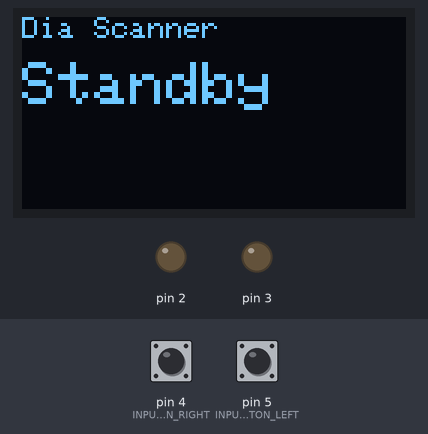
Recording of a sketch running on a simulated Arduino Nano, built with avr-gcc and run on an emulated ATmega328P. On the bench: 128×64 one-colour display, output pins drawn as LEDs (lit = HIGH). The test bench sets the inputs (shaded band); at power-on: pin 5 (INPUT_BUTTON_LEFT) LOW, pin 4 (INPUT_BUTTON_RIGHT) LOW. What the sketch prints to the serial monitor is not drawn.

Above: at 1.3 s.
1.4 s: pin 5 (INPUT_BUTTON_LEFT) pulled HIGH for 0.15 s
At 2.7 s:
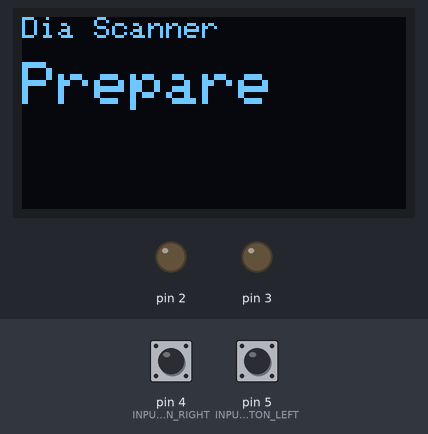
At 13.1 s:
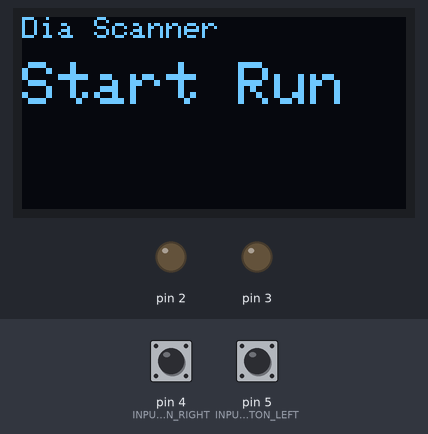
Timing chart, 0 to 14.1 s (numbered marks = the images above; inputs shaded):
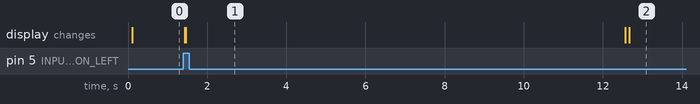

Measured:
- after the input at 1.4 s, the display: first changes at once (image 1 shows a later state)

The sketch:

reversal-film-scanner.ino
```cpp
/* * * * * * * * * * * * * * * * * * * * * * * * * * * * * * * * * * * * * * * *
 * Author:              Jakob Vesely
 *
 * Used Arduino Device: Arduino Nano
 * CPU/Bootloader:      ATmega 328P (Old Bootloader)
 * * * * * * * * * * * * * * * * * * * * * * * * * * * * * * * * * * * * * * */

/* * * * * * * * * * * * * * * * * * * * * * * * * * * * * * * * * * * * * * * *
 * My Classes
 * * * * * * * * * * * * * * * * * * * * * * * * * * * * * * * * * * * * * * */

#include "classes/Enums.h"
#include "classes/Logger.h"
#include "classes/IOElements.h"
#include "classes/LCD.h"
#include "classes/PCom.h"
#include "classes/Camera.h"
#include "classes/Scanner.h"

/* * * * * * * * * * * * * * * * * * * * * * * * * * * * * * * * * * * * * * * *
 * Defines
 * * * * * * * * * * * * * * * * * * * * * * * * * * * * * * * * * * * * * * */

#define MAGAZINE_LENGTH     80

/* * * * * * * * * * * * * * * * * * * * * * * * * * * * * * * * * * * * * * * *
 * Vars
 * * * * * * * * * * * * * * * * * * * * * * * * * * * * * * * * * * * * * * */

bool button_pressed = false;

Scanner scanner;
LCD lcd;

/* * * * * * * * * * * * * * * * * * * * * * * * * * * * * * * * * * * * * * * *
 * Setup
 * * * * * * * * * * * * * * * * * * * * * * * * * * * * * * * * * * * * * * */

void setup()
{
  Serial.begin(9600);

  lcd.init();
  lcd.displayClear();

  scanner.init(MAGAZINE_LENGTH, &lcd);
}

/* * * * * * * * * * * * * * * * * * * * * * * * * * * * * * * * * * * * * * * *
 * Loop
 * * * * * * * * * * * * * * * * * * * * * * * * * * * * * * * * * * * * * * */

void loop()
{

  if (IOElements::getButtonLeft() || IOElements::getButtonRight())
  {
    if (button_pressed == false)
    {
      button_pressed = true;

      // Start
      if (IOElements::getButtonLeft())
      {
        Logger::debug("Start a new Run");
        scanner.prepareRun();
        scanner.executeRun();
      }

      // Reset
      if (IOElements::getButtonRight())
      {
        scanner.resetRun();
      }
    }
  }
  else
  {
    button_pressed = false;
  }
}
```

Camera.h
```cpp
class Camera
{
  private:
    int captureImpuls = 100;
    int focusImpuls = 3000;

    byte focusPort;
    byte capturePort;


  public:

    void init (int focus, int capture)
    {
      this->focusPort = focus;
      this->capturePort = capture;

      pinMode(this->focusPort, OUTPUT);
      pinMode(this->capturePort, OUTPUT);
    }

    void focus ()
    {
      Logger::debug("Camera - Focus");
      digitalWrite(this->focusPort, LOW);
      delay(this->focusImpuls);
    }

    void capture ()
    {
      digitalWrite(this->capturePort, LOW);
      delay(this->captureImpuls);
      Logger::debug("Camera - Capture");
      digitalWrite(this->capturePort, HIGH);
    }
};
```

Enums.h
```cpp
enum Enviroment {
	DEVELOPMENT,
	PRODUCTION
};

enum ScannerStatus {
	STANDBY,
	PREPARE_RUN,
	READY_TO_START_RUN,
	EXECUTE_RUN,
	FINISHED_RUN,
	CANCELED_RUN
};
```

IOElements.h
```cpp
#define INPUT_BUTTON_LEFT   5
#define INPUT_BUTTON_RIGHT  4

class IOElements
{
  public:

	IOElements()
	{
		pinMode(INPUT_BUTTON_LEFT, INPUT);
		pinMode(INPUT_BUTTON_RIGHT, INPUT);
	}

	static bool getButtonLeft()
	{
		return digitalRead(INPUT_BUTTON_LEFT) == HIGH;
	}

	static bool getButtonRight()
	{
		return digitalRead(INPUT_BUTTON_RIGHT) == HIGH;
	}

};
```

Logger.h
```cpp
class Logger
{

	public:
		static const Enviroment env = DEVELOPMENT;
		static void debug(String str)
		{
			if (env == DEVELOPMENT)
				Serial.println("[Debug] " + str);
		}
};
```

PCom.h
```cpp
class PCom
{
	private:
		static const byte ModeParameter = 0b00;
		static const byte ModeSetReset 	= 0b01;
		static const byte ModeDirect 	= 0b10;
		static const byte ModeStatus 	= 0b11;

		int portRX = 2;
		int portTX = 3;

		byte projectorAddress = 0x1F;

		void sendCommandBytes(byte mode, byte action)
		{
			byte b1 = (this->projectorAddress * 8) + (mode * 2) + 1;
			byte b2 = action;
			byte b3 = 0;
			byte commandBytes[3] = { b1, b2, b3 };

			Logger::debug("Sending P-Com-Command Byte-Array: " + String(b1, BIN) + " " + String(b2, BIN) + " " + String(b3, BIN));

			Serial.write(commandBytes, 3);
		}


	public:

		void turnOn()
		{
			Logger::debug("Projector - Turn On (Out of Standby)");
			this->sendCommandBytes(ModeSetReset, 0x1C);
      		delay(3000);
		}

		void turnOff()
		{
			Logger::debug("Projector - Turn Off (Go in Standby)");
			this->sendCommandBytes(ModeSetReset, 0x1E);
      		delay(2000);
		}

		void resetSystem()
		{
			Logger::debug("Projector - Reset System");
			this->sendCommandBytes(ModeDirect, 0x2C);
      		delay(5000);
		}

		void slideForward()
		{
			Logger::debug("Projector - next Slide");
			this->sendCommandBytes(ModeDirect, 0x00);
		}

		void slideBackward()
		{
			Logger::debug("Projector - previous Slide");
			this->sendCommandBytes(ModeDirect, 0x04);
		}

		void getTrayPosition()
		{
			Logger::debug("Projector - Get Tray Position");
			this->sendCommandBytes(ModeStatus, 0xA0);
		}

		void getKeys()
		{
			Logger::debug("Projector - Get Keys");
			this->sendCommandBytes(ModeStatus, 0xB0);
		}

		void getSystemStatus()
		{
			Logger::debug("Projector - Get System Status");
			this->sendCommandBytes(ModeStatus, 0xC0);
		}
};
```

Scanner.h
```cpp
class Scanner
{
  private:
    int safeTimeBeforeShot = 5000; // Time before Shot - Time for the camera to adjust lightning
    int safeTimeAfterShot = 1000;

  public:
    int magazineLength = 0;
    ScannerStatus status = STANDBY;
    PCom projector;
    Camera cam;
    LCD* lcd;

    // Constructor
    void init (int magazineLength, LCD* lcd)
    {
      cam.init(2, 3);
      this->lcd = lcd;
      this->magazineLength = magazineLength;
      this->resetRun();
    }

    void prepareRun()
    {
      this->lcd->displayMessage("Prepare");
      this->status = PREPARE_RUN;
      cam.focus();
      projector.turnOn();
      projector.resetSystem();
      this->lcd->displayMessage("Ready");
      this->status = READY_TO_START_RUN;
    }

    void executeRun()
    {
      this->lcd->displayMessage("Start Run");
      this->status = EXECUTE_RUN;

      // First Dia in Place
      projector.slideForward();
      delay(this->safeTimeBeforeShot);

      for (int i = 0 ; i < this->magazineLength ; i++)
      {
        Logger::debug("Start Capture Dia Nr. " + String(i+1) + " / " + String(this->magazineLength));
        this->lcd->displayMessage("No " + String(i+1) + " / " + String(this->magazineLength));
        delay(this->safeTimeBeforeShot);
        cam.capture();
        delay(this->safeTimeAfterShot);
        projector.slideForward();

        // Finish
        if (i+1 == this->magazineLength)
        {
          Logger::debug("Rund Finished");
          this->lcd->displayMessage("Fertig!");
          this->status = FINISHED_RUN;
          projector.turnOff();
        }

        // Cancel ?
        if (IOElements::getButtonRight())
        {
          this->cancelRun();
          break;
        }
      }
    }

    void cancelRun()
    {
      projector.resetSystem();
      projector.turnOff();
      this->status = CANCELED_RUN;
      this->lcd->displayMessage("Canceled");
    }

    void resetRun()
    {
      this->status = STANDBY;
      this->lcd->displayMessage("Standby");
    }
};
```

LCD.h
```cpp
#include <Adafruit_GFX.h>
#include <Adafruit_SSD1306.h>

class LCD
{
  private:
    Adafruit_SSD1306 display;

  public:
    void init ()
    {
      this->display.begin(SSD1306_SWITCHCAPVCC, 0x3C);
      this->display.clearDisplay();
      this->display.setTextColor(WHITE);
      this->display.setRotation(0);
      this->display.setTextWrap(true);
      this->display.dim(0);
    }

    void displayHeader (String str)
    {
      this->display.setTextSize(0);
      this->display.setCursor(0, 0);
      this->display.println(str);
      this->display.display();
    }

    void displayMessage (String str)
    {
      this->displayClear();
      this->display.setTextSize(2);
      this->display.setCursor(0, 15);
      this->display.print(str);
      this->display.display();
    }

    void displayClear ()
    {
      this->display.clearDisplay();
      this->displayHeader("Dia Scanner");
    }
};
```
